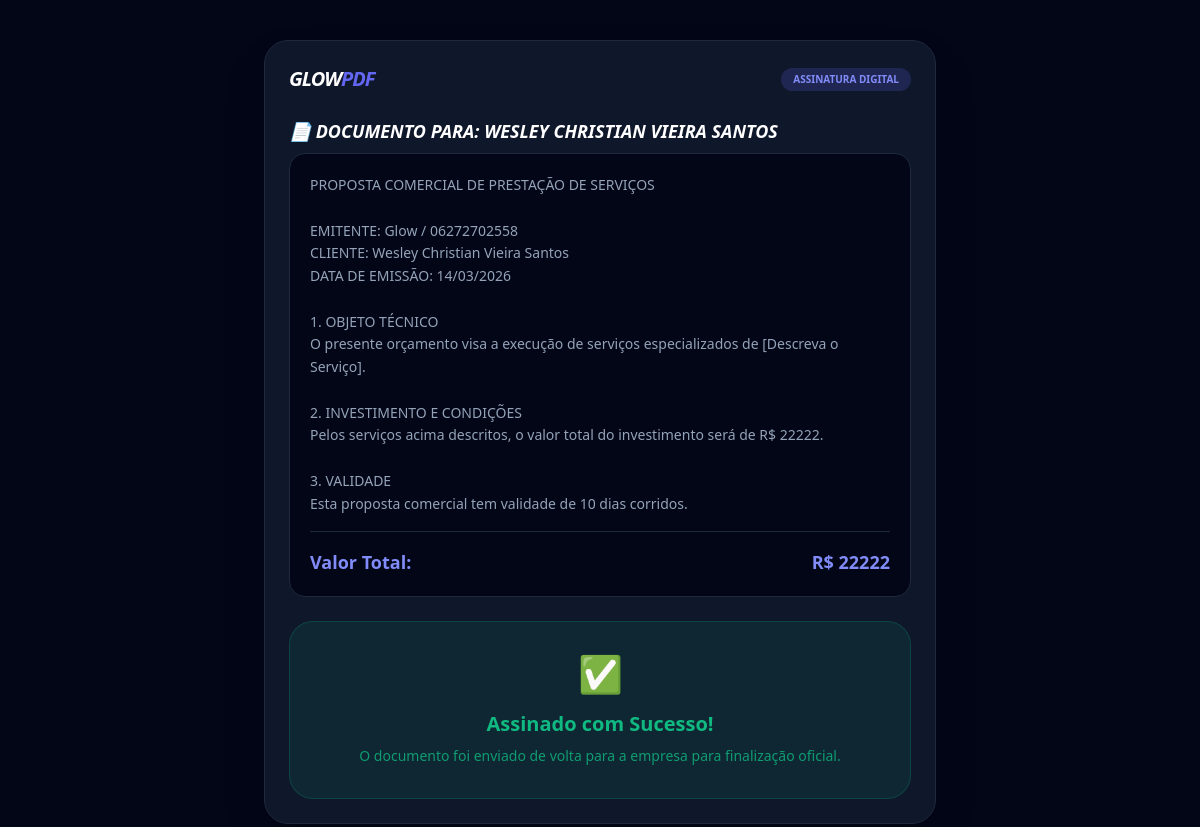
Screenshot of /assinar.php?id=70e6a4f2d7fc69bd70a5f8ad9b4bb58e with the database file from the repository.
### tables this page shows
CREATE TABLE documentos (
    id INTEGER PRIMARY KEY AUTOINCREMENT,
    token VARCHAR(100) DEFAULT NULL,
    usuario_id INTEGER DEFAULT NULL,
    tipo VARCHAR(100) DEFAULT NULL,
    empresa VARCHAR(255) DEFAULT NULL,
    cliente VARCHAR(255) DEFAULT NULL,
    valor VARCHAR(50) DEFAULT NULL,
    descricao TEXT DEFAULT NULL,
    logo_empresa LONGTEXT DEFAULT NULL,
    assinatura_cliente LONGTEXT DEFAULT NULL,
    assinatura_empresa LONGTEXT DEFAULT NULL,
    status TEXT DEFAULT "pendente" CHECK(status IN ("pendente","assinado_cliente","assinado")),
    criado_em DATETIME DEFAULT CURRENT_TIMESTAMP
);

### assinar.php (the view, shortened to what this page needs)
<?php
try {
    $pdo = new PDO("sqlite:glow.db");
    $pdo->setAttribute(PDO::ATTR_ERRMODE, PDO::ERRMODE_EXCEPTION);
} catch (Exception $e) {
    die("Erro ao conectar no banco: " . $e->getMessage());
}
$token = $_GET['id'] ?? '';
$stmt = $pdo->prepare("SELECT * FROM documentos WHERE token = ?");
$stmt->execute([$token]);
$doc = $stmt->fetch(PDO::FETCH_ASSOC);
?>
<!DOCTYPE html>
<html lang="pt-br">
<head>
<script src="https://cdn.tailwindcss.com"></script>
</head>
<body class="bg-glow text-slate-300 p-4 font-sans min-h-screen">
<div class="max-w-2xl mx-auto mt-6 p-6 bg-[#0f172a] rounded-3xl border border-slate-800 shadow-2xl">
<div class="flex justify-between items-center mb-6">
<h1 class="text-xl font-black text-white italic tracking-tighter">
GLOW<span class="text-indigo-500">PDF</span>
</h1>
<span class="text-[10px] bg-indigo-500/20 text-indigo-400 px-3 py-1 rounded-full font-bold uppercase">
Assinatura Digital
</span>
</div>
<h2 class="text-lg font-bold text-white mb-2 uppercase italic">
📄 Documento para: <?= htmlspecialchars($doc['cliente']) ?>
</h2>
<div class="bg-slate-950 p-5 rounded-2xl text-sm mb-6 border border-slate-800 leading-relaxed text-slate-400">
<?= nl2br(htmlspecialchars($doc['descricao'])) ?>
<div class="mt-4 pt-4 border-t border-slate-800 font-bold text-indigo-400 text-lg flex justify-between items-center">
<span>Valor Total:</span>
<span>R$ <?= htmlspecialchars($doc['valor']) ?></span>
</div>
</div>
<?php if ($doc['status'] == 'pendente' && !isset($_GET['sucesso'])): ?>
<form method="POST" id="formAssinatura">
<label class="block text-center font-bold text-[10px] mb-3 text-indigo-400 uppercase tracking-widest">
Use o dedo ou mouse para assinar abaixo ✍️
</label>
<div class="relative rounded-2xl overflow-hidden mb-4 border-2 border-indigo-500/20 shadow-inner bg-white" style="height:220px;">
<canvas id="pad" class="w-full h-full"></canvas>
</div>
<input type="hidden" name="assinatura_data" id="assinatura_data">
<div class="flex gap-3">
<button type="button"
onclick="limpar()"
class="w-1/4 bg-slate-800 text-slate-400 py-4 rounded-2xl font-bold text-xs uppercase hover:bg-slate-700 transition">
Limpar
</button>
<button type="submit"
name="assinar"
onclick="salvar()"
class="w-3/4 bg-indigo-600 py-4 rounded-2xl font-black text-white uppercase tracking-widest hover:bg-indigo-500 shadow-lg shadow-indigo-900/40 transition">
CONFIRMAR ASSINATURA 🚀
</button>
</div>
</form>
<?php else: ?>
<div class="bg-emerald-500/10 border border-emerald-500/20 p-8 rounded-3xl text-emerald-500 text-center">
<div class="text-4xl mb-4">✅</div>
<h3 class="font-bold text-xl mb-2">
Assinado com Sucesso!
</h3>
<p class="text-sm opacity-80">
O documento foi enviado de volta para a empresa para finalização oficial.
</p>
</div>
<?php endif; ?>
</div>
</body>
</html>

### assinar.php (style rules this page uses)
.bg-glow { background: #020617; }

### rows the page displays
documentos: cliente "WESLEY CHRISTIAN VIEIRA SANTOS", descricao "PROPOSTA COMERCIAL DE PRESTAÇÃO DE SERVIÇOS EMITENTE: Glow / 06272702558 CLIENTE: Wesley Christian Vieira Santos DATA DE EMISSÃO: 14/03/2026 1. OBJETO TÉCNICO O presente orçamento visa a execução de serviços especializados de [Descreva o Serviço]. 2. INVESTIMENTO E CONDIÇÕES Pelos serviços acima descritos, o valor total do investimento será de R$ 22222. 3. VALIDADE Esta proposta comercial tem validade de 10 dias corridos.", valor "22222"
